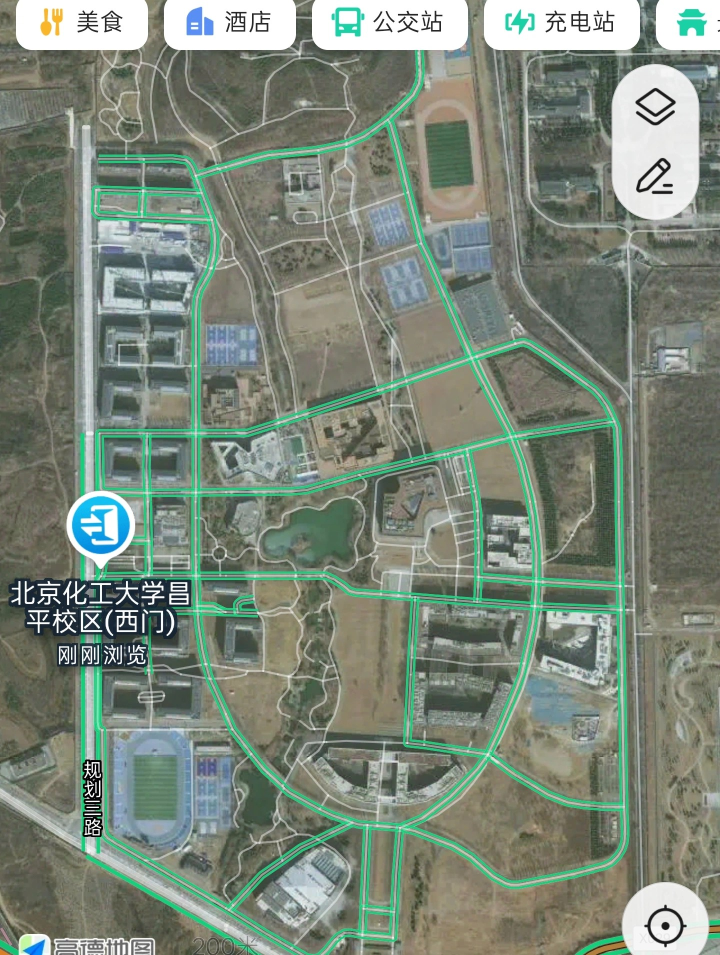
#> input picture 03_地图预览器/tools/analysis/amap_clean.jpg, 1440 x 1910 px, found by its file name (shown at 1/2 size)
$ python gen_amap_road_layout.py
#> lines starting #> are read from the running program, lines starting #| are printed output that depends on the picture
# -*- coding: utf-8 -*-
# 高德卫星图 clean 坐标 -> 等距网格，生成 data.js / topdown_data.js
import json, re
from PIL import Image, ImageDraw

# clean 像素(1440x1910, 上北下南) -> 网格  s=0.14
S = 0.14; X0 = 155.0; Y0 = 45.0
def gx(x): return round((x - X0) * S, 2)
def gy(y): return round((y - Y0) * S, 2)
def gpt(x, y): return [gx(x), gy(y)]

# ---------------- 16 栋建筑框 (id: (x0,y0,x1,y1)) clean ----------------
B = {
 "MOUNT-YUPING": (240, 90, 720, 420),
 "FIELD-N":      (805, 170, 1000, 465),
 "ENG-TRAIN":    (870, 540, 990, 680),
 "CAN-YULAN":    (430, 745, 580, 840),
 "TEACH-2":      (620, 805, 800, 945),
 "ACT":          (430, 860, 645, 990),
 "CAN-ZIZHU":    (400, 1010, 515, 1105),
 "LIB":          (720, 990, 845, 1115),
 "WENLI":        (950, 1030, 1095, 1135),
 "GATE-W":       (170, 1030, 210, 1090),
 "GATE-E":       (1225, 1150, 1270, 1205),
 "LAB-TECH":     (840, 1250, 1080, 1460),
 "FIELD-W":      (250, 1460, 515, 1705),
 "TEACH-1":      (700, 1350, 1010, 1600),
 "GYM":          (560, 1690, 730, 1850),
 "GATE-S":       (720, 1845, 800, 1905),
}

# ---------------- 主干道路 (clean 折线，沿绿色骨架) ----------------
ROADS = [
 # 环校路（铺装主路 w=7）
 ("西环规划三路", 7, True, [(180,250),(180,320),(175,500),(175,750),(180,1000),(180,1200),(180,1400),(195,1550),(225,1640),(250,1700)]),
 ("北环", 7, True, [(180,320),(300,315),(400,300),(500,290),(600,275),(700,250),(760,210),(800,160),(860,120),(920,110),(1000,120)]),
 ("东环", 7, True, [(1000,120),(1010,250),(1010,400),(1000,470),(1040,540),(1100,600),(1180,650),(1230,700),(1240,900),(1235,1100),(1230,1300),(1235,1500),(1225,1650),(1200,1720),(1230,1700)]),
 ("南环", 7, True, [(240,1715),(350,1735),(480,1775),(600,1820),(680,1855),(755,1870),(830,1850),(900,1810),(1000,1770),(1100,1745),(1200,1730),(1230,1700)]),
 # 内部主路（铺装 w=6）
 ("中轴迎宾大道", 6, True, [(755,1870),(755,1780),(758,1700),(770,1630),(800,1590),(840,1550),(855,1480),(855,1380),(850,1250),(845,1100),(835,950),(815,850),(800,800),(780,720),(740,600),(700,480),(640,380),(540,320)]),
 ("东部斜干", 6, True, [(1000,470),(1000,580),(1000,660),(970,750),(930,880),(905,1000),(900,1100),(900,1160)]),
 ("东环北横接线", 6, True, [(1000,660),(1100,680),(1180,690),(1230,700)]),
 ("二教北横路", 6, True, [(180,880),(350,875),(450,870),(550,860),(650,840),(750,810),(850,780),(950,745),(1050,715),(1150,700),(1230,700)]),
 ("明德横路", 6, True, [(180,1150),(350,1160),(450,1140),(550,1160),(650,1200),(750,1180),(850,1150),(950,1150),(1080,1160),(1230,1160)]),
 ("一教南横路", 6, True, [(480,1600),(600,1600),(760,1580),(870,1540),(950,1510),(1050,1500),(1150,1500),(1230,1480)]),
 ("实验楼东缘斜路", 6, True, [(870,1245),(940,1220),(1010,1200),(1090,1180),(1180,1165),(1230,1160)]),
 # 次级/支路（土路 w=4）
 ("西部组团纵路", 4, False, [(420,620),(420,750),(420,900),(425,1050),(430,1200),(440,1350),(450,1460)]),
 ("北操场西缘路", 4, False, [(820,260),(818,360),(810,440),(820,480),(850,530)]),
 ("西北组团横路一", 4, False, [(180,400),(400,400)]),
 ("西北组团横路二", 4, False, [(180,470),(400,470)]),
 ("西北组团横路三", 4, False, [(180,540),(400,540)]),
 ("西门支路", 4, False, [(180,1060),(280,1060),(420,1060)]),
 ("紫竹南横路", 4, False, [(180,1240),(320,1240),(450,1260)]),
 ("风雨操场东支路", 4, False, [(330,1600),(430,1600),(520,1600)]),
 ("体育馆西支路", 4, False, [(250,1700),(400,1720),(500,1760),(560,1800)]),
 ("工程训练支路", 4, False, [(870,690),(940,660),(1000,660)]),
 ("文理支路", 4, False, [(850,1110),(950,1090),(1030,1050)]),
 ("一教西纵路", 4, False, [(700,1200),(720,1350),(740,1500)]),
 ("玉屏山步道", 4, False, [(400,320),(430,450),(450,600),(470,720)]),
]

# ---------------- 水系（clean 多边形） ----------------
LAKE_LIU = [(500,1045),(530,1015),(580,1005),(630,1025),(690,1015),(740,1045),(780,1085),(770,1130),(720,1160),(650,1172),(580,1160),(530,1140),(500,1100)]
LAKE_NAN = [(500,1560),(540,1540),(570,1580),(562,1650),(525,1672),(495,1630)]
LAKE_SE  = [(1080,1300),(1140,1290),(1195,1330),(1190,1400),(1140,1410),(1080,1380)]
CANAL = [(420,320),(425,480),(435,640),(445,780),(460,880),(485,980),(510,1020),(535,1050),
         (560,1172),(545,1300),(535,1430),(535,1540)]
# 山/林自然地
MOUNT_POLY = [(250,110),(300,95),(400,100),(500,120),(600,140),(680,180),(715,250),(720,330),(680,390),(600,405),(500,395),(400,370),(320,320),(270,240),(245,160)]
HUAYU = [(150,300),(180,300),(200,450),(180,600),(150,600)]

def to_grid_poly(poly):
    return [gpt(x, y) for x, y in poly]

# ================= 验证图：卫星图上画道路/建筑/水 =================
def verify():
    m = Image.open('/tmp/amap_clean.jpg').convert('RGB')
#> m is the input picture: PIL image 1440x1910 RGB; mean R, G, B 123, 135.5, 121.8
    W,H = m.size; sc = 1000/W
#> after `W, H = m.size`: W = 1440; H = 1910
#> after `sc = 1000 / W`: sc = 0.694
    mm = m.resize((1000,int(H*sc)),Image.LANCZOS)
    d = ImageDraw.Draw(mm)
    def P(x,y): return (int(x*sc), int(y*sc))
    # 道路
    for name,w,paved,pts in ROADS:
        col = (0,80,255) if paved else (255,120,0)
        for i in range(len(pts)-1):
            d.line([P(*pts[i]),P(*pts[i+1])], fill=col, width=4)
    # 水系
    for poly,c in [(LAKE_LIU,(0,255,255)),(LAKE_NAN,(0,255,255)),(LAKE_SE,(0,255,255))]:
        d.polygon([P(*p) for p in poly], outline=c)
    for i in range(len(CANAL)-1):
        d.line([P(*CANAL[i]),P(*CANAL[i+1])],fill=(0,255,255),width=3)
    # 建筑框
    for i,(id,(x0,y0,x1,y1)) in enumerate(B.items()):
        d.rectangle([P(x0,y0),P(x1,y1)],outline=(255,0,0),width=2)
    mm.save('/tmp/verify_layout.png')
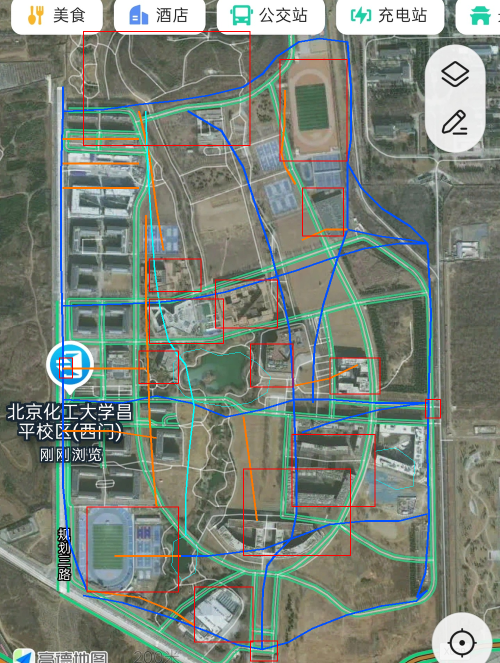
#> saved as verify_layout.png: PIL image 1000x1326 RGB (shown at 1/2 size); mean R, G, B 122.7, 132.7, 122.3
    print('verify saved')

verify()

# ================= 写入 JS =================
def load_js(path, varname):
#> (the run stopped early here; a loop or call above may not have finished)

$ run again, with 03_地图预览器/tools/analysis/cmp1.jpg copied over 03_地图预览器/tools/analysis/amap_clean.jpg
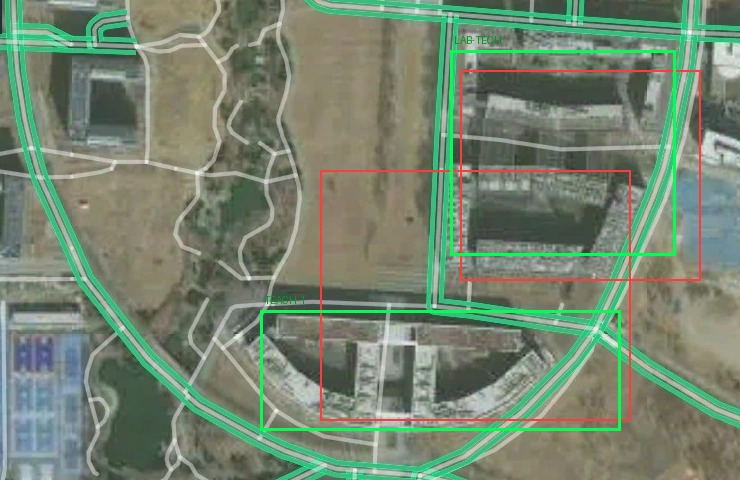
#> input picture 03_地图预览器/tools/analysis/cmp1.jpg, 740 x 480 px, found by its file name
#> in verify, m is the input picture: PIL image 740x480 RGB; mean R, G, B 117, 133, 112.5
#> in verify, `mm.save('/tmp/verify_layout.png')`:
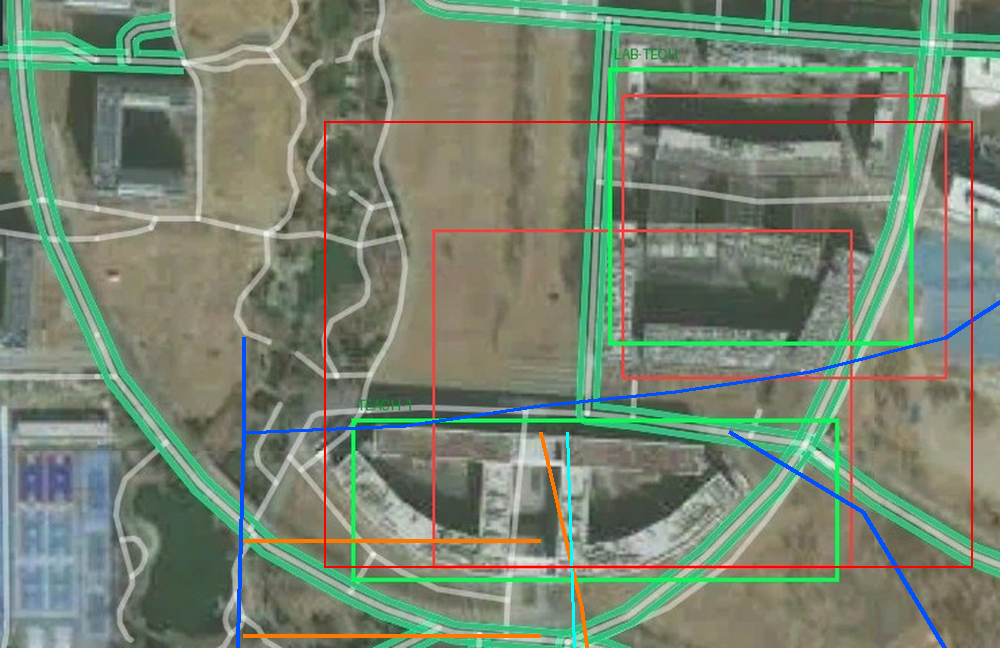
#> saved as verify_layout.png: PIL image 1000x648 RGB; mean R, G, B 117.5, 131.8, 112.4

$ run again, with 03_地图预览器/tools/analysis/cmp2.jpg copied over 03_地图预览器/tools/analysis/amap_clean.jpg
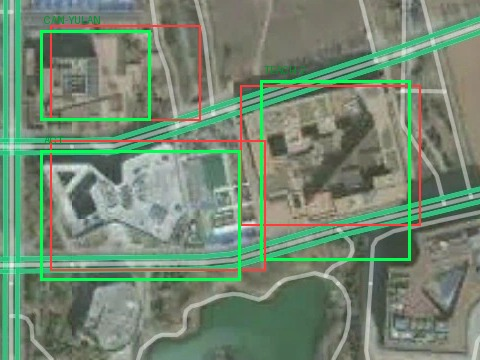
#> input picture 03_地图预览器/tools/analysis/cmp2.jpg, 480 x 360 px, found by its file name
#> in verify, m is the input picture: PIL image 480x360 RGB; mean R, G, B 115.1, 135.1, 113.7
#> in verify, `mm.save('/tmp/verify_layout.png')`:
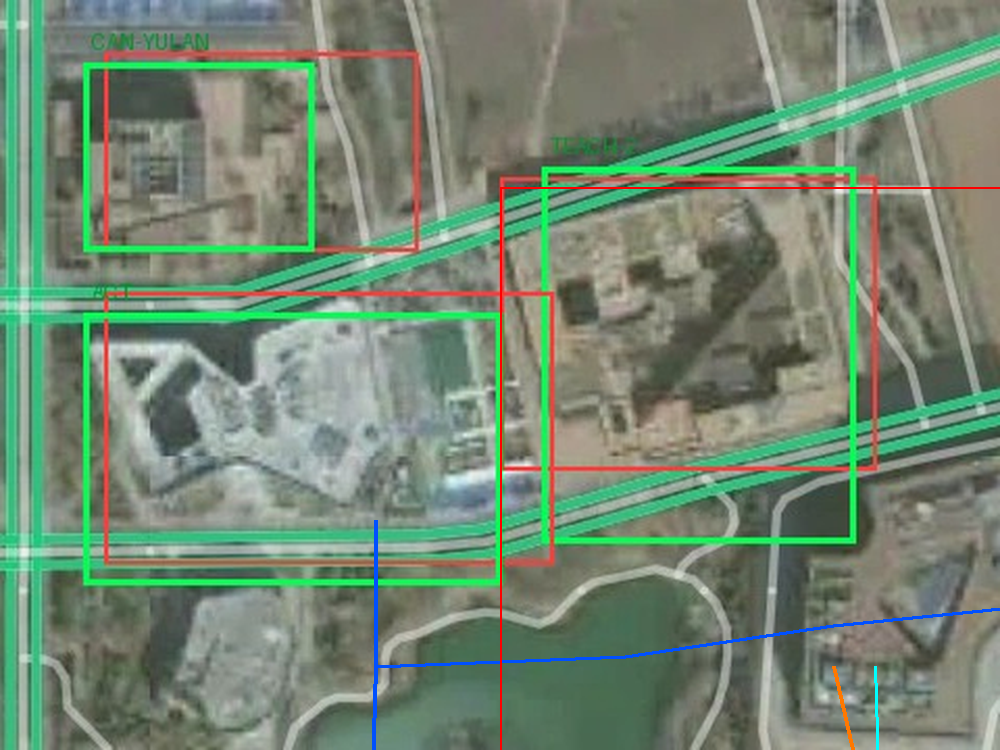
#> saved as verify_layout.png: PIL image 1000x750 RGB; mean R, G, B 115.1, 134.5, 114

$ run again, with 03_地图预览器/tools/analysis/cmp3.jpg copied over 03_地图预览器/tools/analysis/amap_clean.jpg
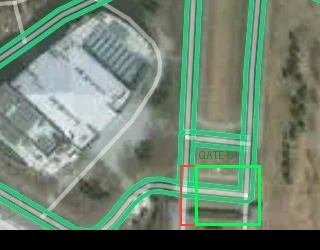
#> input picture 03_地图预览器/tools/analysis/cmp3.jpg, 320 x 250 px, found by its file name
#> in verify, m is the input picture: PIL image 320x250 RGB; mean R, G, B 111.5, 131.6, 113.5
#> in verify, `mm.save('/tmp/verify_layout.png')`:
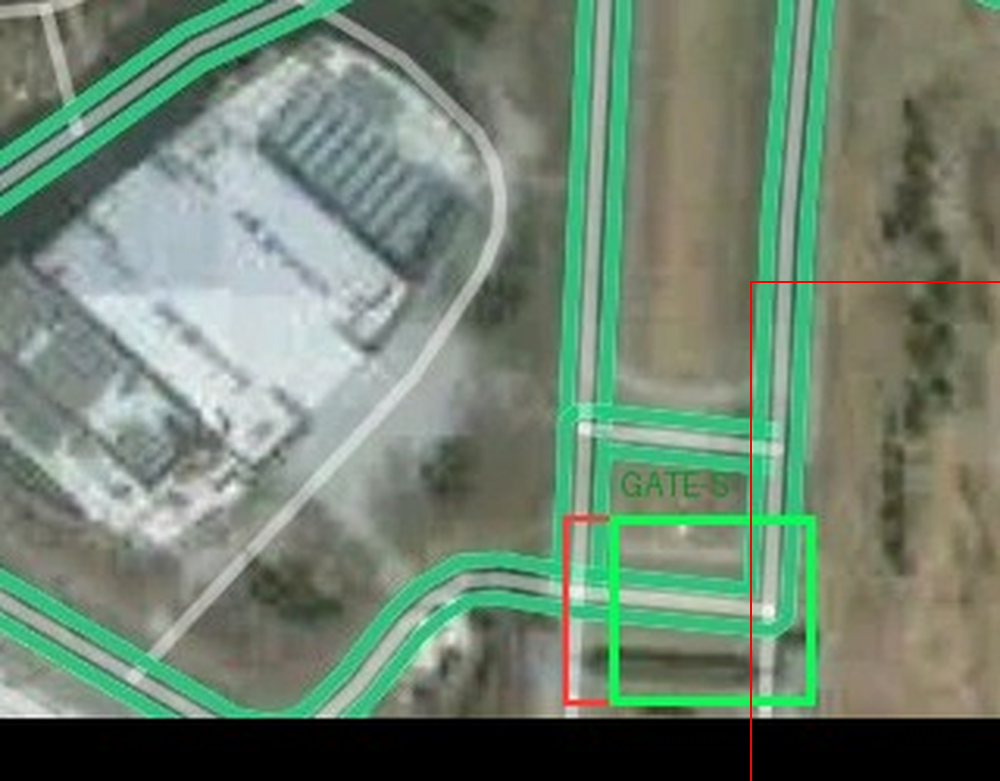
#> saved as verify_layout.png: PIL image 1000x781 RGB; mean R, G, B 111.9, 131.4, 113.3
